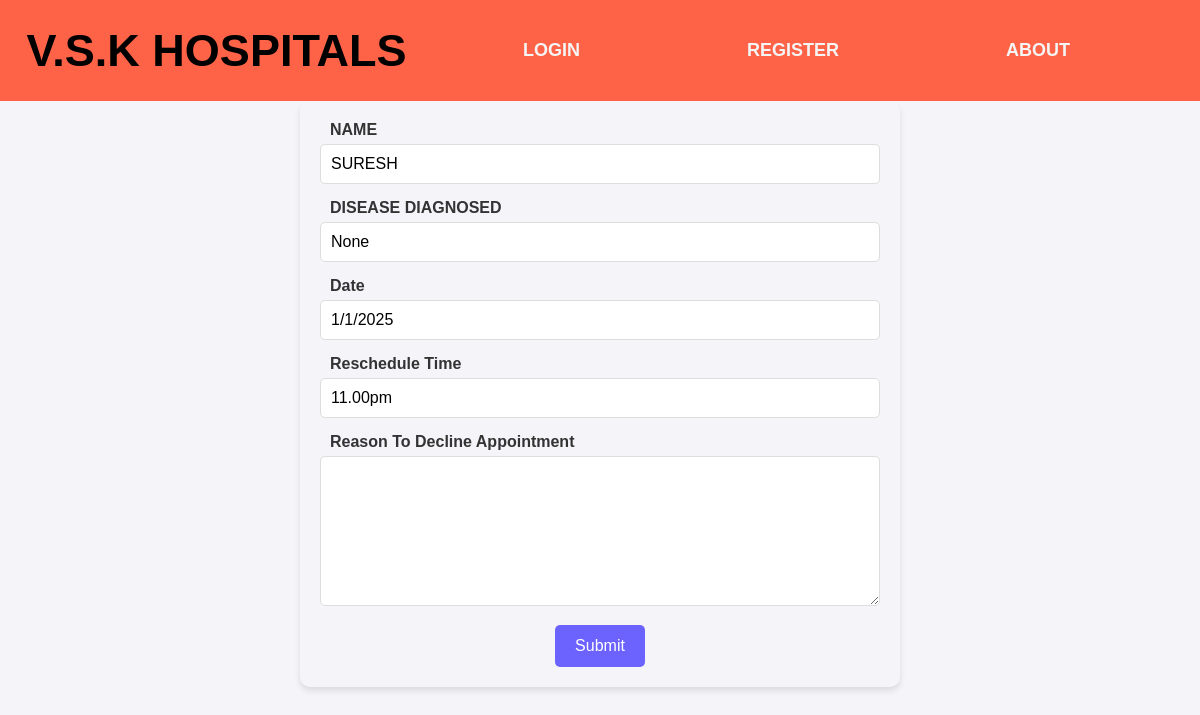
Page /app1/reason/32 on the committed database.
### app1/models.py (models this page shows)
class Decline_Model(models.Model):
    patient_name = models.CharField(max_length=100)
    disease_diagnosed = models.CharField(max_length=255)
    date = models.CharField(max_length=200)
    time = models.CharField(max_length=100)
    message_to_doctor = models.TextField()
    doctor = models.CharField(max_length=10)

### app1/views.py (the view)
# urls.py: path('reason/<int:id>',views.reason,name='reason'),
def reason(request, id):
    a = Decline_Model.objects.get(id=id)
    if request.method == "POST":
        message = request.POST.get('desc')
        if message:
            a.message_to_doctor = message
            a.save()
            return redirect('Declined')
    return render(request, 'reason.html', {'patient': a})

### app1/templates/reason.html (shortened to what this page needs)
{% extends 'main.html'%}
{% block code %}
<div class="appointmentcontainer">
    <form action="" method="POST">
        <label for="name">NAME</label>
        <input type="text" name="name" value="{{patient.patient_name}}">
         <label for="disease_diagnosed">DISEASE DIAGNOSED</label>
         <input type="text" name="disease_diagnosed" value="{{patient.disease_diagnosed}}">
         <label for="date"> Date</label>
         <input type="text" name="date" value="{{patient.date}}">
         <label for="time">Reschedule Time</label>
         <input type="text" name="time" value="{{patient.time}}">
         <label for="desc">Reason To Decline Appointment</label>
         <textarea name="desc" rows="4" cols="50"></textarea>
         <input type="submit">
    </form>
</div>
{% endblock code %}

### static/style.css (style rules this page uses)
* { margin: 0; padding: 0; box-sizing: border-box; }
body { font-family: Arial, sans-serif; background-color: #f5f5f5; }
body { font-family: Arial, sans-serif; background-color: #f4f4f9; margin: 0; padding: 0; }
.appointmentcontainer { width: 50%; margin: 0 auto; background-color: #f4f4f9; padding: 20px; border-radius: 10px; box-shadow: 0px 4px 6px rgba(0, 0, 0, 0.1); text-align: center; }
.appointmentcontainer label { font-size: 16px; font-weight: bold; color: #333; margin-bottom: 5px; display: block; text-align: left; margin-left: 10px; }
.appointmentcontainer input[type="text"], .appointmentcontainer textarea { width: 100%; padding: 10px; margin-bottom: 15px; border: 1px solid #ddd; border-radius: 5px; font-size: 16px; transition: border-color 0.3s ease; }
.appointmentcontainer textarea { resize: vertical; height: 150px; }
.appointmentcontainer input[type="submit"] { background-color: #6c63ff; color: white; font-size: 16px; padding: 12px 20px; border: none; border-radius: 5px; cursor: pointer; transition: background-color 0.3s ease; }

### rows in the picture
Decline_Model: name "SURESH", disease_diagnosed "None", date "1/1/2025", time "11.00pm"
